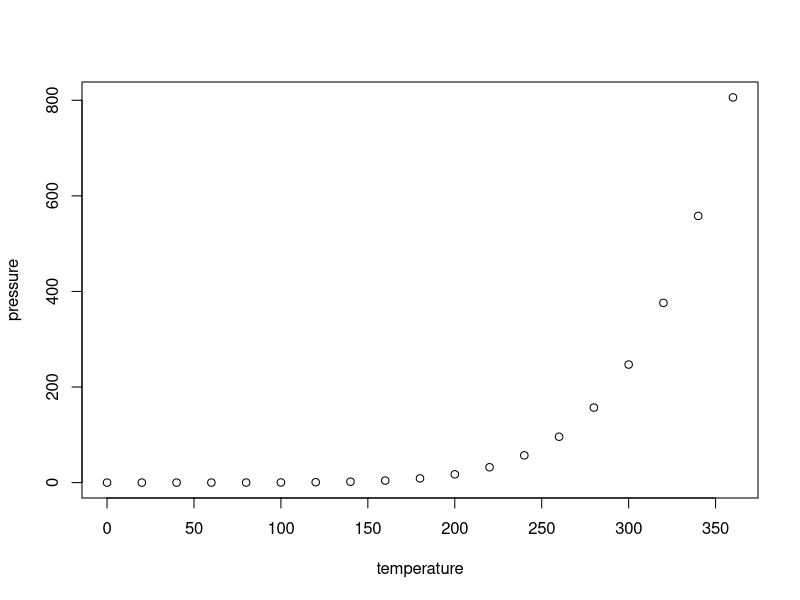
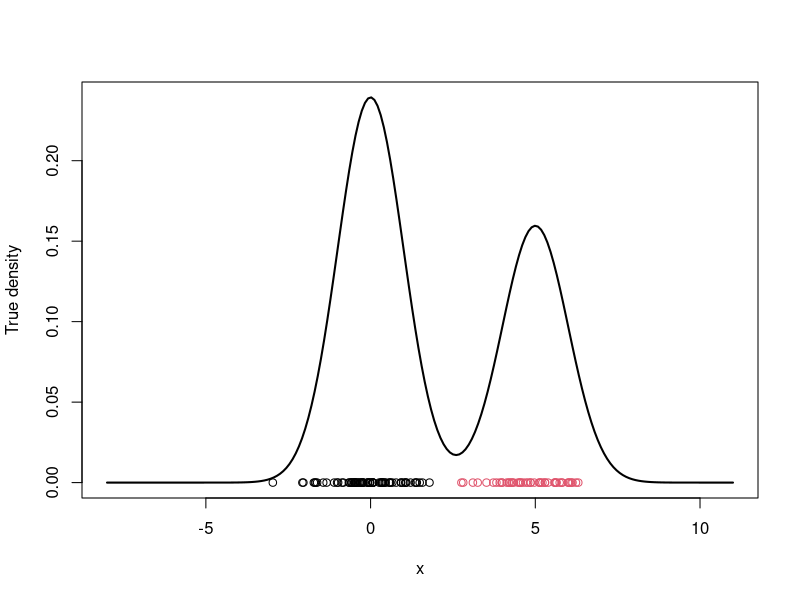
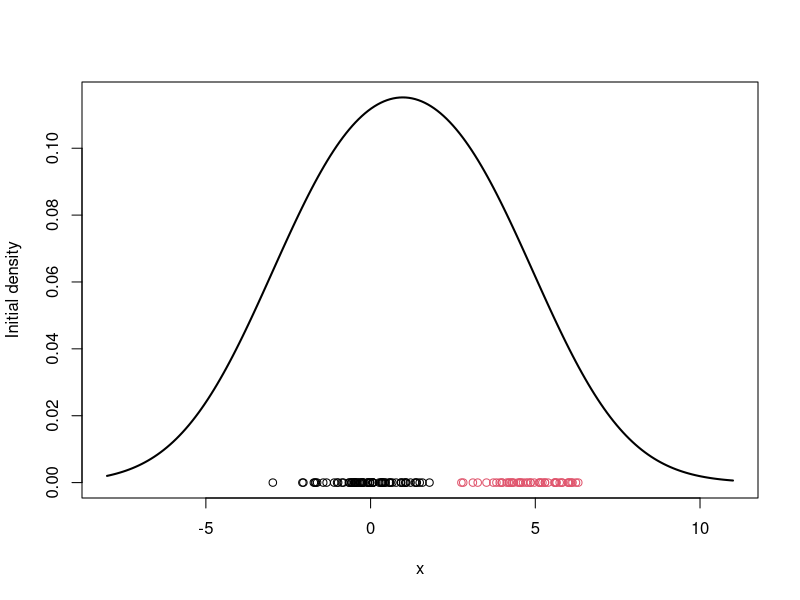
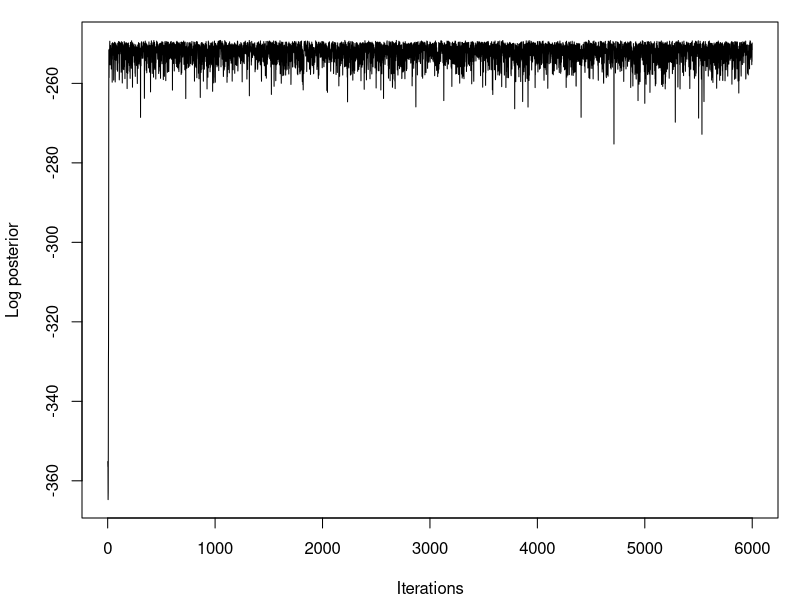
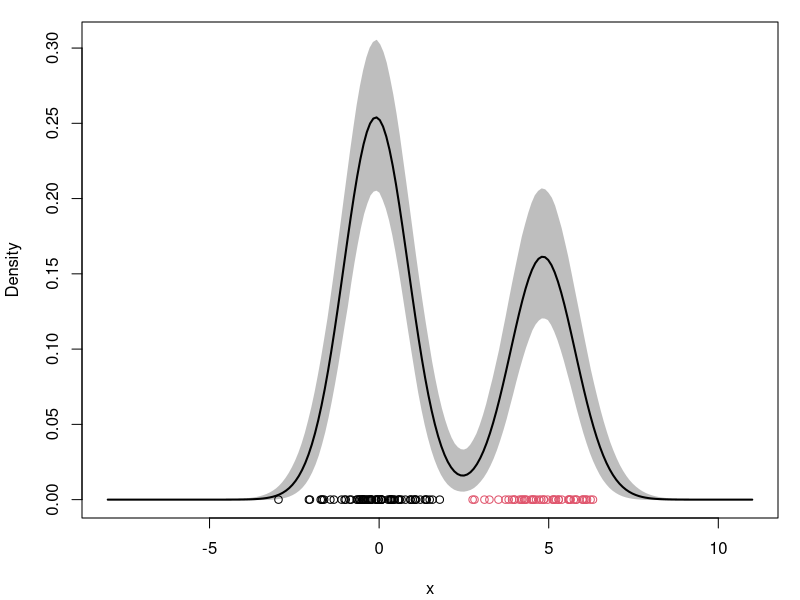
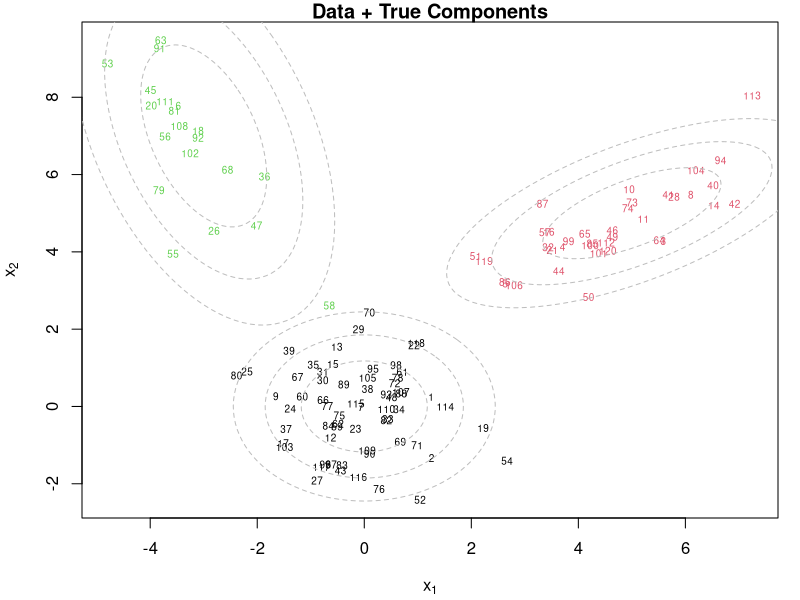
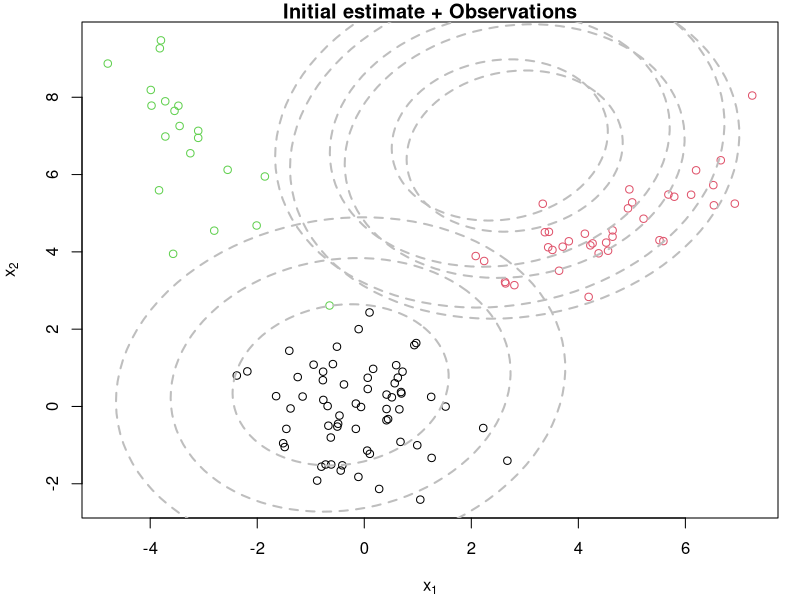
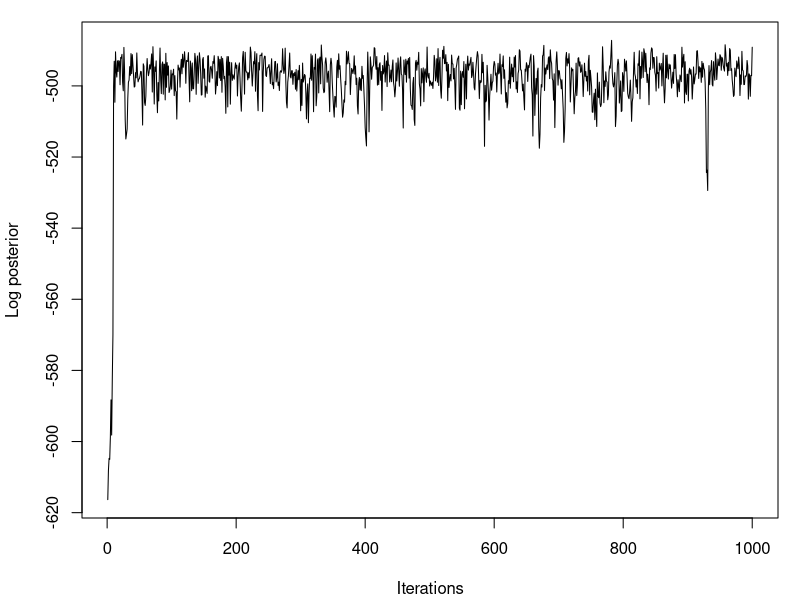

Generate these figures, in order, with R:
## ---- chunk 1
knitr::opts_chunk$set(echo = TRUE)
## ---- chunk 2
summary(cars)
## ---- chunk 3
plot(pressure)
## ---- chunk 4
#### Example of an MCMC algorithm for fitting a location mixture of 2 Gaussian components
#### The algorithm is tested using simulated data

## Clear the environment and load required libraries
install.packages("MCMCpack")
rm(list=ls())
library(MCMCpack)
set.seed(81196)  # So that results are reproducible

## Generate data from a mixture with 2 components
KK         = 2
w.true     = 0.6  # True weights associated with the components
mu.true    = rep(0, KK)
mu.true[1] = 0   # True mean for the first component
mu.true[2] = 5   # True mean for the second component
sigma.true = 1   # True standard deviation of all components
n          = 120         # Number of observations to be generated
cc.true = sample(1:KK, n, replace=T, prob=c(w.true,1-w.true))
x  = rep(0, n)
for(i in 1:n){
  x[i] = rnorm(1, mu.true[cc.true[i]], sigma.true)
}

# Plot the true density
par(mfrow=c(1,1))
xx.true = seq(-8,11,length=200)
yy.true = w.true*dnorm(xx.true, mu.true[1], sigma.true) + 
  (1-w.true)*dnorm(xx.true, mu.true[2], sigma.true) 
plot(xx.true, yy.true, type="l", xlab="x", ylab="True density", lwd=2)
points(x, rep(0,n), col=cc.true)

## Initialize the parameters
w     = 1/2                         #Assign equal weight to each component to start with
mu    = rnorm(KK, mean(x), sd(x))   #Random cluster centers randomly spread over the support of the data
sigma = sd(x)                       #Initial standard deviation

# Plot the initial guess for the density
xx = seq(-8,11,length=200)
yy = w*dnorm(xx, mu[1], sigma) + (1-w)*dnorm(xx, mu[2], sigma)
plot(xx, yy, type="l", ylim=c(0, max(yy)), xlab="x", 
     ylab="Initial density", lwd=2)
points(x, rep(0,n), col=cc.true)

## The actual MCMC algorithm starts here
# Priors
aa  = rep(1,KK)  # Uniform prior on w
eta = 0          # Mean 0 for the prior on mu_k
tau = 5          # Standard deviation 5 on the prior for mu_l
dd  = 2
qq  = 1

# Number of iterations of the sampler
rrr   = 6000
burn  = 1000


# Storing the samples
cc.out    = array(0, dim=c(rrr, n))
w.out     = rep(0, rrr)
mu.out    = array(0, dim=c(rrr, KK))
sigma.out = rep(0, rrr)
logpost   = rep(0, rrr)

# MCMC iterations
for(s in 1:rrr){
  # Sample the indicators
  cc = rep(0,n)
  for(i in 1:n){
    v = rep(0,KK)
    v[1] = log(w) + dnorm(x[i], mu[1], sigma, log=TRUE)  #Compute the log of the weights
    v[2] = log(1-w) + dnorm(x[i], mu[2], sigma, log=TRUE)  #Compute the log of the weights
    v = exp(v - max(v))/sum(exp(v - max(v)))
    cc[i] = sample(1:KK, 1, replace=TRUE, prob=v)
  }
  
  # Sample the weights
  w = rbeta(1, aa[1] + sum(cc==1), aa[2] + sum(cc==2))

  # Sample the means
  for(k in 1:KK){
    nk    = sum(cc==k)
    xsumk = sum(x[cc==k])
    tau2.hat = 1/(nk/sigma^2 + 1/tau^2)
    mu.hat  = tau2.hat*(xsumk/sigma^2 + eta/tau^2)
    mu[k]   = rnorm(1, mu.hat, sqrt(tau2.hat))
  }

  # Sample the variances
  dd.star = dd + n/2
  qq.star = qq + sum((x - mu[cc])^2)/2
  sigma = sqrt(rinvgamma(1, dd.star, qq.star))

  # Store samples
  cc.out[s,]   = cc
  w.out[s]     = w
  mu.out[s,]   = mu
  sigma.out[s] = sigma
  for(i in 1:n){
    if(cc[i]==1){
      logpost[s] = logpost[s] + log(w) + dnorm(x[i], mu[1], sigma, log=TRUE)
    }else{
      logpost[s] = logpost[s] + log(1-w) + dnorm(x[i], mu[2], sigma, log=TRUE)
    }
  }
  logpost[s] = logpost[s] + dbeta(w, aa[1], aa[2],log = T)
  for(k in 1:KK){
    logpost[s] = logpost[s] + dnorm(mu[k], eta, tau, log = T)
  }
  logpost[s] = logpost[s] + log(dinvgamma(sigma^2, dd, 1/qq))
  if(s/500==floor(s/500)){
    print(paste("s =",s))
  }
}

## Plot the logposterior distribution for various samples
par(mfrow=c(1,1))
par(mar=c(4,4,1,1)+0.1)
plot(logpost, type="l", xlab="Iterations", ylab="Log posterior")

xx = seq(-8,11,length=200)
density.posterior = array(0, dim=c(rrr-burn,length(xx)))
for(s in 1:(rrr-burn)){
  density.posterior[s,] = density.posterior[s,] + w.out[s+burn]*dnorm(xx,mu.out[s+burn,1],sigma.out[s+burn]) +
                                                  (1-w.out[s+burn])*dnorm(xx,mu.out[s+burn,2],sigma.out[s+burn])
}
density.posterior.m = apply(density.posterior , 2, mean)
density.posterior.lq = apply(density.posterior, 2, quantile, 0.025)
density.posterior.uq = apply(density.posterior, 2, quantile, 0.975)
par(mfrow=c(1,1))
par(mar=c(4,4,1,1)+0.1)
plot(xx, density.posterior.m, type="n",ylim=c(0,max(density.posterior.uq)), xlab="x", ylab="Density")
polygon(c(xx,rev(xx)), c(density.posterior.lq, rev(density.posterior.uq)), col="grey", border="grey")
lines(xx, density.posterior.m, lwd=2)
points(x, rep(0,n), col=cc.true)
## ---- chunk 5
#### Example of an MCMC algorithm for fitting a mixtures of K p-variate Gaussian components
#### The algorithm is tested using simulated data

## Clear the environment and load required libraries
rm(list=ls())
library(mvtnorm)
library(ellipse)
library(MCMCpack)

## Generate data from a mixture with 3 components
KK      = 3
p       = 2
w.true = c(0.5,0.3,0.2)  # True weights associated with the components
mu.true     = array(0, dim=c(KK,p))
mu.true[1,] = c(0,0)   #True mean for the first component
mu.true[2,] = c(5,5)   #True mean for the second component
mu.true[3,] = c(-3,7)   #True mean for the third component
Sigma.true      = array(0, dim=c(KK,p,p))
Sigma.true[1,,] = matrix(c(1,0,0,1),p,p)   #True variance for the first component
Sigma.true[2,,] = matrix(c(2,0.9,0.9,1),p,p)   #True variance for the second component
Sigma.true[3,,] = matrix(c(1,-0.9,-0.9,4),p,p)   #True variance for the third component
set.seed(63252)    #Keep seed the same so that we can reproduce results
n  = 120
cc.true = sample(1:3, n, replace=T, prob=w.true)
x  = array(0, dim=c(n,p))
for(i in 1:n){
  x[i,] = rmvnorm(1, mu.true[cc.true[i],], Sigma.true[cc.true[i],,])
}

par(mfrow=c(1,1))
plot(x[,1], x[,2], col=cc.true, xlab=expression(x[1]), ylab=expression(x[2]), type="n")
text(x[,1], x[,2], seq(1,n), col=cc.true, cex=0.6)
for(k in 1:KK){
  lines(ellipse(x=Sigma.true[k,,], centre=mu.true[k,], level=0.50), col="grey", lty=2)
  lines(ellipse(x=Sigma.true[k,,], centre=mu.true[k,], level=0.82), col="grey", lty=2)
  lines(ellipse(x=Sigma.true[k,,], centre=mu.true[k,], level=0.95), col="grey", lty=2)
}
title(main="Data + True Components")

## Initialize the parameters
w          = rep(1,KK)/KK  #Assign equal weight to each component to start with
mu         = rmvnorm(KK, apply(x,2,mean), var(x))   #RandomCluster centers randomly spread over the support of the data
Sigma      = array(0, dim=c(KK,p,p))  #Initial variances are assumed to be the same
Sigma[1,,] = var(x)/KK  
Sigma[2,,] = var(x)/KK
Sigma[3,,] = var(x)/KK
cc         = sample(1:KK, n, replace=TRUE, prob=w)

par(mfrow=c(1,1))
plot(x[,1], x[,2], col=cc.true, xlab=expression(x[1]), ylab=expression(x[2]))
for(k in 1:KK){
  lines(ellipse(x=Sigma[k,,], centre=mu[k,], level=0.50), col="grey", lty=2, lwd=2)
  lines(ellipse(x=Sigma[k,,], centre=mu[k,], level=0.82), col="grey", lty=2, lwd=2)
  lines(ellipse(x=Sigma[k,,], centre=mu[k,], level=0.95), col="grey", lty=2, lwd=2)
}
title(main="Initial estimate + Observations")

# Priors
aa = rep(1, KK)
dd = apply(x,2,mean)
DD = 10*var(x)
nu = p
SS = var(x)/3

# Number of iteration of the sampler
rrr = 1000

# Storing the samples
cc.out    = array(0, dim=c(rrr, n))
w.out     = array(0, dim=c(rrr, KK))
mu.out    = array(0, dim=c(rrr, KK, p))
Sigma.out = array(0, dim=c(rrr, KK, p, p))
logpost   = rep(0, rrr)

for(s in 1:rrr){
  # Sample the indicators
  for(i in 1:n){
    v = rep(0,KK)
    for(k in 1:KK){
      v[k] = log(w[k]) + mvtnorm::dmvnorm(x[i,], mu[k,], Sigma[k,,], log=TRUE)  #Compute the log of the weights
    }
    v = exp(v - max(v))/sum(exp(v - max(v)))
    cc[i] = sample(1:KK, 1, replace=TRUE, prob=v)
  }
  
  # Sample the weights
  w = as.vector(rdirichlet(1, aa + tabulate(cc)))
  
  # Sample the means
  DD.st = matrix(0, nrow=p, ncol=p)
  for(k in 1:KK){
    mk    = sum(cc==k)
    xsumk = apply(x[cc==k,], 2, sum)
    DD.st = solve(mk*solve(Sigma[k,,]) + solve(DD))
    dd.st = DD.st%*%(solve(Sigma[k,,])%*%xsumk + solve(DD)%*%dd)
    mu[k,] = as.vector(rmvnorm(1,dd.st,DD.st))
  }
  
  # Sample the variances
  xcensumk = array(0, dim=c(KK,p,p))
  for(i in 1:n){
    xcensumk[cc[i],,] = xcensumk[cc[i],,] + (x[i,] - mu[cc[i],])%*%t(x[i,] - mu[cc[i],])
  }
  for(k in 1:KK){
    Sigma[k,,] = riwish(nu + sum(cc==k), SS + xcensumk[k,,])
  }
  
  # Store samples
  cc.out[s,]      = cc
  w.out[s,]       = w
  mu.out[s,,]     = mu
  Sigma.out[s,,,] = Sigma
  for(i in 1:n){
    logpost[s] = logpost[s] + log(w[cc[i]]) + mvtnorm::dmvnorm(x[i,], mu[cc[i],], Sigma[cc[i],,], log=TRUE)
  }
  logpost[s] = logpost[s] + ddirichlet(w, aa)
  for(k in 1:KK){
    logpost[s] = logpost[s] + mvtnorm::dmvnorm(mu[k,], dd, DD, log=TRUE)
    logpost[s] = logpost[s] + log(diwish(Sigma[k,,], nu, SS))
  }
  
  if(s/250==floor(s/250)){
    print(paste("s = ", s))
  }
  
}

## Plot the logposterior distribution for various samples
par(mfrow=c(1,1))
par(mar=c(4,4,1,1)+0.1)
plot(logpost, type="l", xlab="Iterations", ylab="Log posterior")

## Plot the density estimate for the last iteration of the MCMC
par(mfrow=c(1,1))
par(mar=c(4,4,2,1)+0.1)
plot(x[,1], x[,2], col=cc.true, main=paste("s =",s,"   logpost =", round(logpost[s],4)), xlab=expression(x[1]), ylab=expression(x[2]))
for(k in 1:KK){
  lines(ellipse(x=Sigma[k,,], centre=mu[k,], level=0.50), col="grey", lty=2, lwd=2)
  lines(ellipse(x=Sigma[k,,], centre=mu[k,], level=0.82), col="grey", lty=2, lwd=2)
  lines(ellipse(x=Sigma[k,,], centre=mu[k,], level=0.95), col="grey", lty=2, lwd=2)
}
## ---- chunk 6
## Using mixture models for density estimation in the galaxies dataset
## Compare kernel density estimation, and estimates from mixtures of KK=6 
## components obtained using both frequentist and Bayesian procedures
rm(list=ls())

### Loading data and setting up global variables
library(MASS)
library(MCMCpack)
data(galaxies)
KK = 6          # Based on the description of the dataset
x  = galaxies
n  = length(x)
set.seed(781209)


### First, compute the "Maximum Likelihood" density estimate associated with a location mixture of 6 Gaussian distributions using the EM algorithm
## Initialize the parameters
w     = rep(1,KK)/KK
mu    = rnorm(KK, mean(x), sd(x))
sigma = sd(x)/KK

epsilon = 0.000001
s       = 0
sw      = FALSE
KL      = -Inf
KL.out  = NULL

while(!sw){
  ## E step
  v = array(0, dim=c(n,KK))
  for(k in 1:KK){
    v[,k] = log(w[k]) + dnorm(x, mu[k], sigma,log=TRUE)  
  }
  for(i in 1:n){
    v[i,] = exp(v[i,] - max(v[i,]))/sum(exp(v[i,] - max(v[i,])))
  }
  
  ## M step
  # Weights
  w = apply(v,2,mean)
  mu = rep(0, KK)
  for(k in 1:KK){
    for(i in 1:n){
      mu[k]    = mu[k] + v[i,k]*x[i]
    }
    mu[k] = mu[k]/sum(v[,k])
  }
  # Standard deviations
  sigma = 0
  for(i in 1:n){
    for(k in 1:KK){
      sigma = sigma + v[i,k]*(x[i] - mu[k])^2
    }
  }
  sigma = sqrt(sigma/sum(v))
  
  ##Check convergence
  KLn = 0
  for(i in 1:n){
    for(k in 1:KK){
      KLn = KLn + v[i,k]*(log(w[k]) + dnorm(x[i], mu[k], sigma, log=TRUE))
    }
  }
  if(abs(KLn-KL)/abs(KLn)<epsilon){
    sw=TRUE
  }
  KL = KLn
  KL.out = c(KL.out, KL)
  s = s + 1
  print(paste(s, KLn))
}
xx  = seq(5000,37000,length=300)
nxx = length(xx)
density.EM = rep(0, nxx)
for(s in 1:nxx){
  for(k in 1:KK){
    density.EM[s] = density.EM[s] + w[k]*dnorm(xx[s], mu[k], sigma)
  }
}

### Get a "Bayesian" kernel density estimator based on the same location mixture of 6 normals
## Priors set up using an "empirical Bayes" approach
aa  = rep(1,KK)  
eta = mean(x)    
tau = sqrt(var(x))
dd  = 2
qq  = var(x)/KK

## Initialize the parameters
w     = rep(1,KK)/KK
mu    = rnorm(KK, mean(x), sd(x))
sigma = sd(x)/KK
cc    = sample(1:KK, n, replace=T, prob=w)

## Number of iterations of the sampler
rrr   = 12000
burn  = 2000

## Storing the samples
cc.out    = array(0, dim=c(rrr, n))
w.out     = array(0, dim=c(rrr, KK))
mu.out    = array(0, dim=c(rrr, KK))
sigma.out = rep(0, rrr)
logpost   = rep(0, rrr)


for(s in 1:rrr){
  # Sample the indicators
  for(i in 1:n){
    v = rep(0,KK)
    for(k in 1:KK){
      v[k] = log(w[k]) + dnorm(x[i], mu[k], sigma, log=TRUE)  #Compute the log of the weights
    }
    v = exp(v - max(v))/sum(exp(v - max(v)))
    cc[i] = sample(1:KK, 1, replace=TRUE, prob=v)
  }
  
  # Sample the weights
  w = as.vector(rdirichlet(1, aa + tabulate(cc, nbins=KK)))
  
  # Sample the means
  for(k in 1:KK){
    nk    = sum(cc==k)
    xsumk = sum(x[cc==k])
    tau2.hat = 1/(nk/sigma^2 + 1/tau^2)
    mu.hat  = tau2.hat*(xsumk/sigma^2 + eta/tau^2)
    mu[k]   = rnorm(1, mu.hat, sqrt(tau2.hat))
  }
  
  # Sample the variances
  dd.star = dd + n/2
  qq.star = qq + sum((x - mu[cc])^2)/2
  sigma = sqrt(1/rgamma(1, dd.star, qq.star))
  
  # Store samples
  cc.out[s,]   = cc
  w.out[s,]    = w
  mu.out[s,]   = mu
  sigma.out[s] = sigma
  for(i in 1:n){
    logpost[s] = logpost[s] + log(w[cc[i]]) + dnorm(x[i], mu[cc[i]], sigma, log=TRUE)
  }
  logpost[s] = logpost[s] + log(ddirichlet(w, aa))
  for(k in 1:KK){
    logpost[s] = logpost[s] + dnorm(mu[k], eta, tau, log=TRUE)
  }
  logpost[s] = logpost[s] + dgamma(1/sigma^2, dd, qq, log=TRUE) - 4*log(sigma)
  if(s/500==floor(s/500)){
    print(paste("s =",s))
  }
}

## Compute the samples of the density over a dense grid
density.mcmc = array(0, dim=c(rrr-burn,length(xx)))
for(s in 1:(rrr-burn)){
    for(k in 1:KK){
        density.mcmc[s,] = density.mcmc[s,] + w.out[s+burn,k]*dnorm(xx,mu.out[s+burn,k],sigma.out[s+burn])
    }
}
density.mcmc.m = apply(density.mcmc , 2, mean)

## Plot Bayesian estimate with pointwise credible bands along with kernel density estimate and frequentist point estimate
colscale = c("black", "blue", "red")
yy = density(x)
density.mcmc.lq = apply(density.mcmc, 2, quantile, 0.025)
density.mcmc.uq = apply(density.mcmc, 2, quantile, 0.975)
plot(xx, density.mcmc.m, type="n",ylim=c(0,max(density.mcmc.uq)),xlab="Velocity", ylab="Density")
polygon(c(xx,rev(xx)), c(density.mcmc.lq, rev(density.mcmc.uq)), col="grey", border="grey")
lines(xx, density.mcmc.m, col=colscale[1], lwd=2)
lines(xx, density.EM, col=colscale[2], lty=2, lwd=2)
lines(yy, col=colscale[3], lty=3, lwd=2)
points(x, rep(0,n))
legend(27000, 0.00017, c("KDE","EM","MCMC"), col=colscale[c(3,2,1)], lty=c(3,2,1), lwd=2, bty="n")
